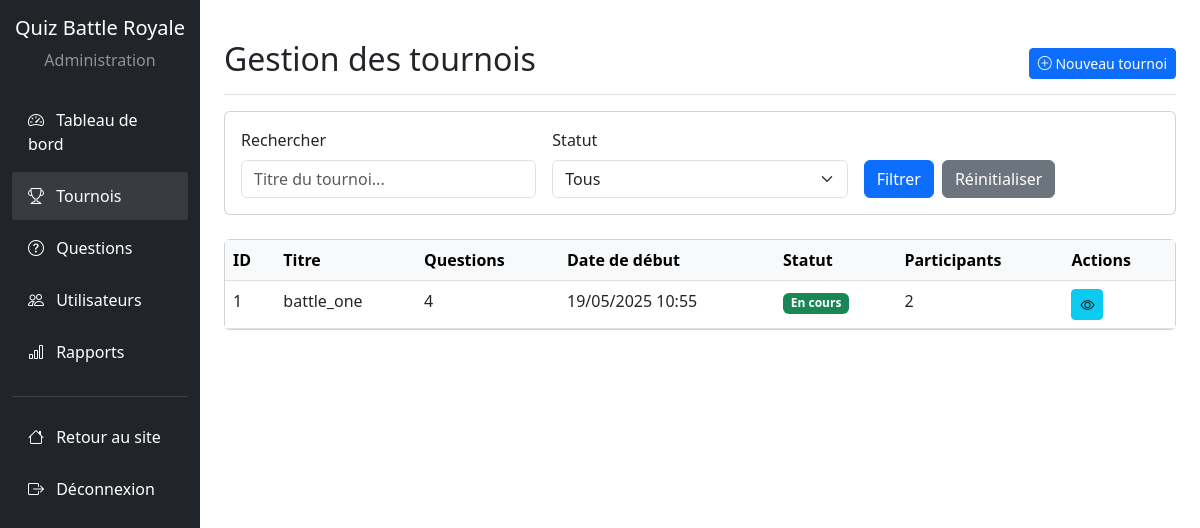
Screenshot of /admin/tournaments.php (signed in) with the database file from the repository.
### tables this page shows
CREATE TABLE `tournaments` (
  `id` int(11) NOT NULL,
  `title` varchar(255) NOT NULL,
  `total_questions` int(11) NOT NULL,
  `start_time` datetime DEFAULT NULL,
  `created_at` timestamp NOT NULL DEFAULT current_timestamp()
);

### admin/tournaments.php (the view, shortened to what this page needs)
<?php
require_once '../config/database.php';
$page = isset($_GET['page']) ? (int)$_GET['page'] : 1;
$limit = 10;
$offset = ($page - 1) * $limit;
$status_filter = isset($_GET['status']) ? $_GET['status'] : '';
$search = isset($_GET['search']) ? $_GET['search'] : '';
$query = "SELECT t.*,
                 (SELECT COUNT(*) FROM tournament_participants WHERE tournament_id = t.id) as participant_count
          FROM tournaments t
          WHERE 1=1";
$params = [];
$query .= " ORDER BY t.start_time DESC LIMIT $limit OFFSET $offset";
$stmt = $conn->prepare($query);
$stmt->execute($params);
$tournaments = $stmt->fetchAll();
?>
<!DOCTYPE html>
<html lang="fr">
<head>
    <link rel="stylesheet" href="../css/styles.css">
    <link href="https://cdn.jsdelivr.net/npm/bootstrap@5.3.0/dist/css/bootstrap.min.css" rel="stylesheet">
    <link rel="stylesheet" href="https://cdn.jsdelivr.net/npm/bootstrap-icons@1.10.0/font/bootstrap-icons.css">
</head>
<body>
    <div class="container-fluid">
        <div class="row">
            <?php include 'includes/sidebar.php'; ?>
            <main class="col-md-9 ms-sm-auto col-lg-10 px-md-4 py-4">
                <div class="d-flex justify-content-between flex-wrap flex-md-nowrap align-items-center pt-3 pb-2 mb-3 border-bottom">
                    <h1 class="h2">Gestion des tournois</h1>
                    <div class="btn-toolbar mb-2 mb-md-0">
                        <a href="create_tournament.php" class="btn btn-sm btn-primary">
                            <i class="bi bi-plus-circle"></i> Nouveau tournoi
                        </a>
                    </div>
                </div>
                <div class="card mb-4">
                    <div class="card-body">
                        <form action="" method="GET" class="row g-3">
                            <div class="col-md-4">
                                <label for="search" class="form-label">Rechercher</label>
                                <input type="text" class="form-control" id="search" name="search" value="<?= htmlspecialchars($search) ?>" placeholder="Titre du tournoi...">
                            </div>
                            <div class="col-md-4">
                                <label for="status" class="form-label">Statut</label>
                                <select class="form-select" id="status" name="status">
                                    <option value="" <?= $status_filter === '' ? 'selected' : '' ?>>Tous</option>
                                </select>
                            </div>
                            <div class="col-md-4 d-flex align-items-end">
                                <button type="submit" class="btn btn-primary me-2">Filtrer</button>
                                <a href="tournaments.php" class="btn btn-secondary">Réinitialiser</a>
                            </div>
                        </form>
                    </div>
                </div>
                <div class="card">
                    <div class="card-body p-0">
                        <div class="table-responsive">
                            <table class="table table-hover mb-0">
                                <thead class="table-light">
                                    <tr>
                                        <th>ID</th>
                                        <th>Titre</th>
                                        <th>Questions</th>
                                        <th>Date de début</th>
                                        <th>Statut</th>
                                        <th>Participants</th>
                                        <th>Actions</th>
                                    </tr>
                                </thead>
                                <tbody>
                                    <?php if(empty($tournaments)): ?>
                                        <tr>
                                            <td colspan="7" class="text-center py-4">Aucun tournoi trouvé</td>
                                        </tr>
                                    <?php else: ?>
                                        <?php foreach($tournaments as $tournament): ?>
                                            <?php
                                                $now = new DateTime();
                                                $start_time = new DateTime($tournament['start_time']);
                                                if($start_time > $now) {
                                                    $status = 'À venir';
                                                    $status_class = 'bg-info';
                                                } else {
                                                    $stmt = $conn->prepare("
                                                        SELECT COUNT(*) FROM tournament_participants
                                                        WHERE tournament_id = ? AND is_active = 1
                                                    ");
                                                    $stmt->execute([$tournament['id']]);
                                                    $active_participants = $stmt->fetchColumn();
                                                    if($active_participants > 0) {
                                                        $status = 'En cours';
                                                        $status_class = 'bg-success';
                                                    } else {
                                                        $status = 'Terminé';
                                                        $status_class = 'bg-secondary';
                                                    }
                                                }
                                            ?>
                                            <tr>
                                                <td><?= $tournament['id'] ?></td>
                                                <td><?= htmlspecialchars($tournament['title']) ?></td>
                                                <td><?= $tournament['total_questions'] ?></td>
                                                <td><?= date('d/m/Y H:i', strtotime($tournament['start_time'])) ?></td>
                                                <td><span class="badge <?= $status_class ?>"><?= $status ?></span></td>
                                                <td><?= $tournament['participant_count'] ?></td>
                                                <td>
                                                    <div class="btn-group">
                                                        <a href="view_tournament.php?id=<?= $tournament['id'] ?>" class="btn btn-sm btn-info">
                                                            <i class="bi bi-eye"></i>
                                                        </a>
                                                    </div>
                                                </td>
                                            </tr>
                                        <?php endforeach; ?>
                                    <?php endif; ?>
                                </tbody>
                            </table>
                        </div>
                    </div>
                </div>
            </main>
        </div>
    </div>
</body>
</html>

### css/styles.css (style rules this page uses)
body { font-family: 'Arial', sans-serif; background-color: #f8f9fa; }

### rows the page displays
tournaments: id "1", title "battle_one", total_questions "4", start_time "19/05/2025 10:55", status "En cours", participant_count "2"
